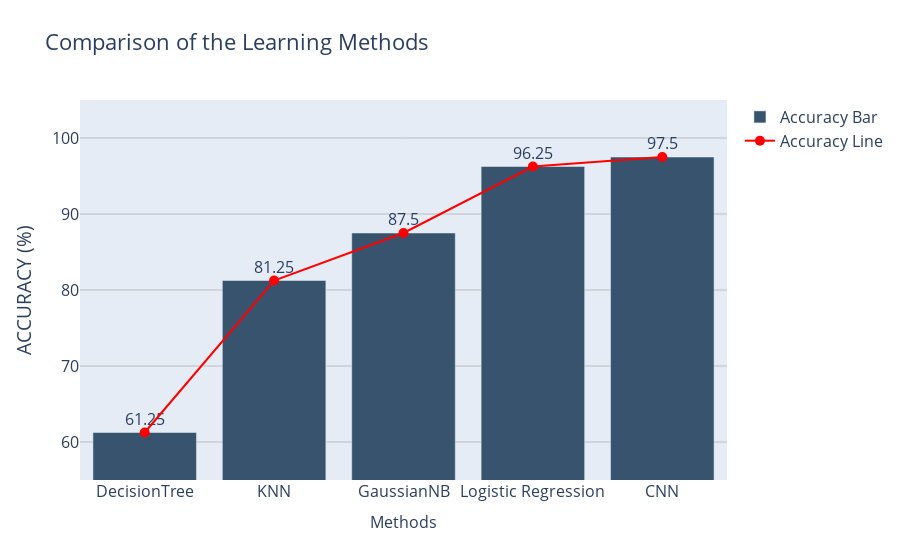

This figure's notebook cell:
### Markdown cell above
## Plotting result of all models

### Code cell
def plot_method_comparison(model_names, model_accuracy):
    df = pd.DataFrame({'METHOD': model_names, 'ACCURACY (%)': model_accuracy})
    df = df.sort_values(by=['ACCURACY (%)']).reset_index(drop=True)
    
    # Bar trace for methods
    bar_trace = go.Bar(x=df['METHOD'], y=df['ACCURACY (%)'], 
                       marker_color='rgb(55, 83, 109)', text=df['ACCURACY (%)'],
                       textposition='outside', name='Accuracy Bar')
    
    # Line trace for accuracies
    line_trace = go.Scatter(x=df['METHOD'], y=df['ACCURACY (%)'], mode='lines+markers',
                            marker=dict(size=10), line=dict(color='red', width=2), 
                            name='Accuracy Line')
    
    layout = go.Layout(title='Comparison of the Learning Methods',
                       xaxis=dict(title='Methods', titlefont=dict(size=16)),
                       yaxis=dict(title='ACCURACY (%)', gridwidth=1, gridcolor='#bdbdbd', range=[55, 105]),
                       font=dict(size=16), bargap=0.2, barmode='overlay')
    
    fig = go.Figure(data=[bar_trace, line_trace], layout=layout)
    py.iplot(fig, filename='grouped-bar')

# Calling the function
plot_method_comparison(model_names, model_accuracy)

### Figure 1 — Plotly figure (JSON) as saved in the notebook; plotly's stock layout.template omitted (floating-point values rounded to 4 significant figures)
{"data": [{"marker": {"color": "rgb(55, 83, 109)"}, "name": "Accuracy Bar", "text": [61.25, 81.25, 87.5, 96.25, 97.5], "textposition": "outside", "type": "bar", "x": ["DecisionTree", "KNN", "GaussianNB", "Logistic Regression", "CNN"], "y": [61.25, 81.25, 87.5, 96.25, 97.5]}, {"line": {"color": "red", "width": 2}, "marker": {"size": 10}, "mode": "lines+markers", "name": "Accuracy Line", "type": "scatter", "x": ["DecisionTree", "KNN", "GaussianNB", "Logistic Regression", "CNN"], "y": [61.25, 81.25, 87.5, 96.25, 97.5]}], "layout": {"bargap": 0.2, "barmode": "overlay", "font": {"size": 16}, "title": {"text": "Comparison of the Learning Methods"}, "xaxis": {"title": {"font": {"size": 16}, "text": "Methods"}}, "yaxis": {"gridcolor": "#bdbdbd", "gridwidth": 1, "range": [55, 105], "title": {"text": "ACCURACY (%)"}}}}
